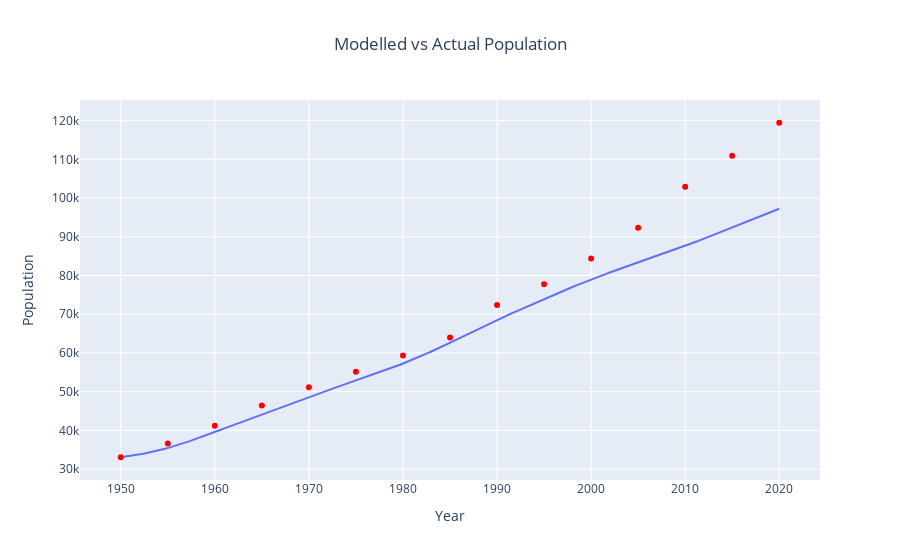

Here is the notebook cell this chart was saved with:
### Code cell
project = get_project("tb_dynamics", "kiribati")
base_params = project.param_set.baseline
model_0 = project.run_baseline_model(baseline_params)
df_0 = model_0.get_outputs_df()
derived_df_0 = model_0.get_derived_outputs_df()
total_pop = input_db.query(table_name="population", conditions={"iso3": iso3})
total_pop["age_bins"] = find_agebins(total_pop["start_age"], [0, 100], ["Total"])
total_pop = total_pop.groupby(["year", "age_bins"])["population"].agg(["sum"]).reset_index()
fig2_1 = px.line(
    derived_df_0,
    x=derived_df_0.index,
    y="total_population",
)
fig2_2 = px.scatter(total_pop, x="year", y="sum")
fig2_2.update_traces(marker=dict(color="red"))
fig2_3 = go.Figure(
    data=fig2_1.data + fig2_2.data,
)
fig2_3.update_layout(
    title="Modelled vs Actual Population", title_x=0.5, xaxis_title="Year", yaxis_title="Population"
)
fig2_3.show()

### Figure 1 — Plotly figure (JSON) as saved in the notebook; plotly's stock layout.template omitted (floating-point values rounded to 4 significant figures; data arrays with more than 128 entries replaced by an {"elided": "..."} marker saying what was removed)
{"data": [{"hovertemplate": "index=%{x}<br>total_population=%{y}<extra></extra>", "legendgroup": "", "line": {"color": "#636efa", "dash": "solid"}, "marker": {"symbol": "circle"}, "mode": "lines", "name": "", "orientation": "v", "showlegend": false, "type": "scatter", "x": {"elided": "701 float values"}, "xaxis": "x", "y": {"elided": "701 float values"}, "yaxis": "y"}, {"hovertemplate": "year=%{x}<br>sum=%{y}<extra></extra>", "legendgroup": "", "marker": {"color": "red", "symbol": "circle"}, "mode": "markers", "name": "", "orientation": "v", "showlegend": false, "type": "scatter", "x": [1950, 1955, 1960, 1965, 1970, 1975, 1980, 1985, 1990, 1995, 2000, 2005, 2010, 2015, 2020], "xaxis": "x", "y": [33048, 36573, 41202, 46429, 51151, 55114, 59301, 63986, 72400, 77723, 84396, 92325, 102927, 110929, 119447], "yaxis": "y"}], "layout": {"title": {"text": "Modelled vs Actual Population", "x": 0.5}, "xaxis": {"title": {"text": "Year"}}, "yaxis": {"title": {"text": "Population"}}}}
